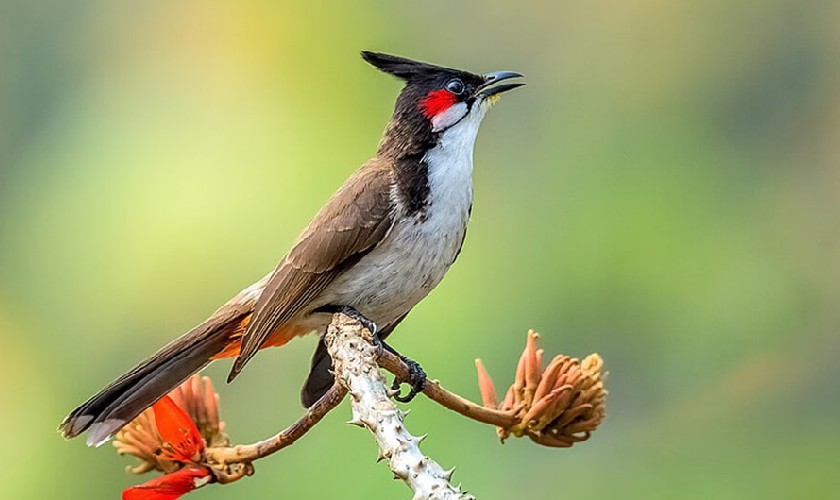
#> input picture Lab2/bird.jpg, 840 x 500 px
$ jupyter execute Lab2_2374802013469_NguyenChiDung.ipynb
#> lines starting #> are read from the running program, lines starting #| are printed output that depends on the picture
Thực hành 2: Ảnh kỹ thuật số & màu

1.Viết chương trình xử lý điểm ảnh

1.1 Biến đổi cường độ ảnh

[cell 1]
from PIL import Image
import math
import scipy
import numpy as np
import imageio.v2 as iio
import matplotlib.pylab as plt

# Open a grayscale image
img = Image.open('bird.jpg').convert('L')
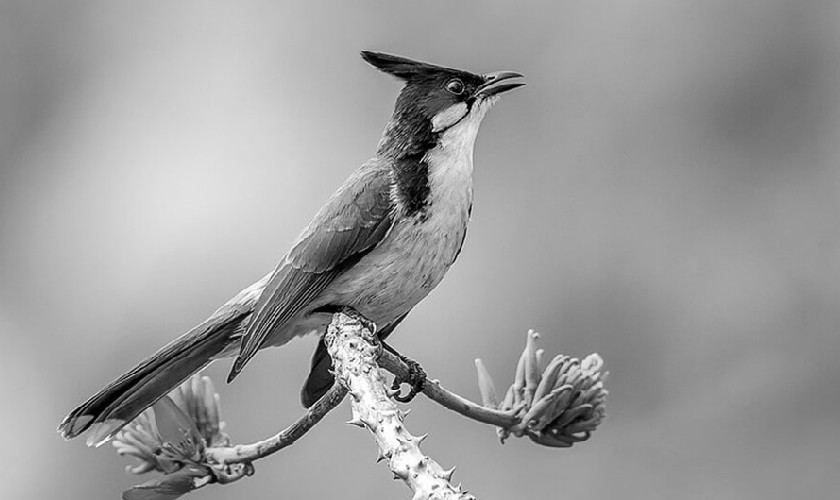
#> img: PIL image 840x500 L; min 0, max 255, mean 156

# Convert image to ndarray
im_1 = np.asarray(img)

# Inversion operation
im_2 = 255 - im_1
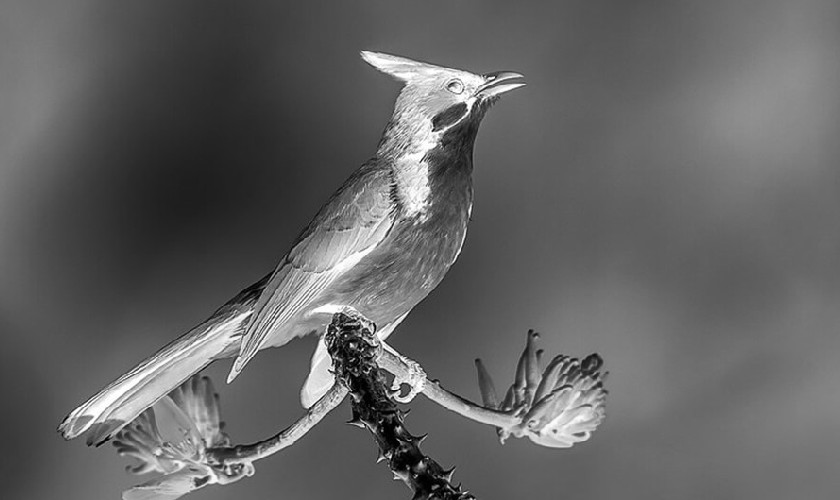
#> im_2: shape (500, 840); min 0, max 255, mean 99

# Convert im_2 from ndarray back to image
print(im_2)
#> (printed output is left out)
new_img = Image.fromarray(im_2)

# Show using PIL
img.show()

# Show using matplotlib
plt.imshow(new_img, cmap='gray')
plt.show()

1.2Thay đổi chất lượng ảnh với Power law

[cell 2]
from PIL import Image
import math
import scipy
import numpy as np
import imageio.v2 as iio
import matplotlib.pylab as plt

# mở ảnh đen trắng
img = Image.open('bird.jpg').convert('L')
# đảo ảnh dạng ‘L’ sang 1 mảng số (matrix)
im_1 = np.asarray(img)
# gamma ban đầu
gamma = 5
# chuyển matrix từ số nguyên sang số thực
b1 = im_1.astype(float)
# tìm giá trị lớn nhất trong b1
b2 = np.max(b1)
#> b2 = 255
# chuẩn hóa b1 (tức là chuyển các giá trị b1 về thuộc khoảng [0,1])
b3 = (b1+1)/b2
# tính tương quan hàm mũ gamma
b4 = np.log(b3) * gamma
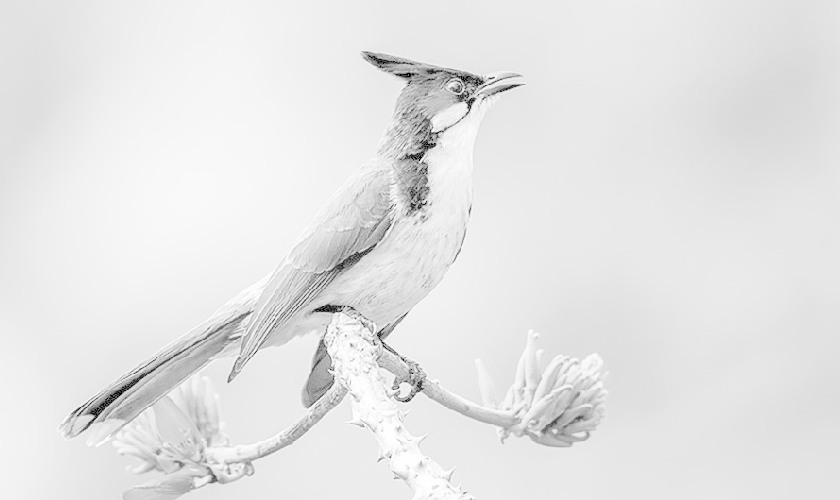
#> b4: shape (500, 840) float64; min -27.71, max 0.0196, mean -2.73; drawn with min black and max white
# tính tương quan gamma và quy về khoảng [0, 255]
c = np.exp(b4)*255.0
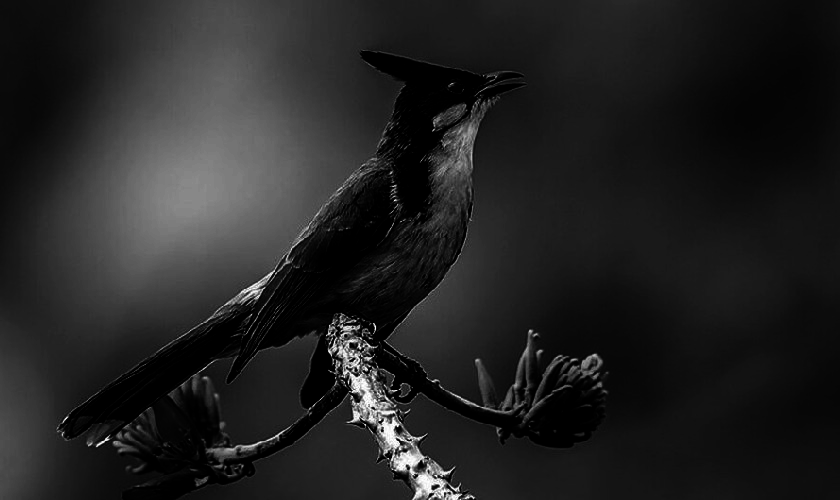
#> c: shape (500, 840) float64; min 2.37e-10, max 260, mean 35.3; drawn with min black and max white
# chuyển c về số nguyên
c1 = c.astype(np.uint8)
d = Image.fromarray(c1)
img.show()
plt.imshow(d, cmap = 'gray')
plt.show()

1.3Thay đổi cường độ điểm ảnh với Log Transformation

[cell 3]
from PIL import Image
import math
import scipy
import numpy as np
import imageio.v2 as iio
import matplotlib.pylab as plt

#open a grayscale image
img = Image.open('bird.jpg').convert('L')

#convert image i into an ndarray
im_1 = np.asarray(img)
gamma = 0.5
#convert ndarray from int to float
b1 = im_1.astype(float)

#find maximum value in b1
b2 = np.max(b1)

#performing the log transformation
c = (128.0 * np.log(1 + b1))/np.log(1 + b2)
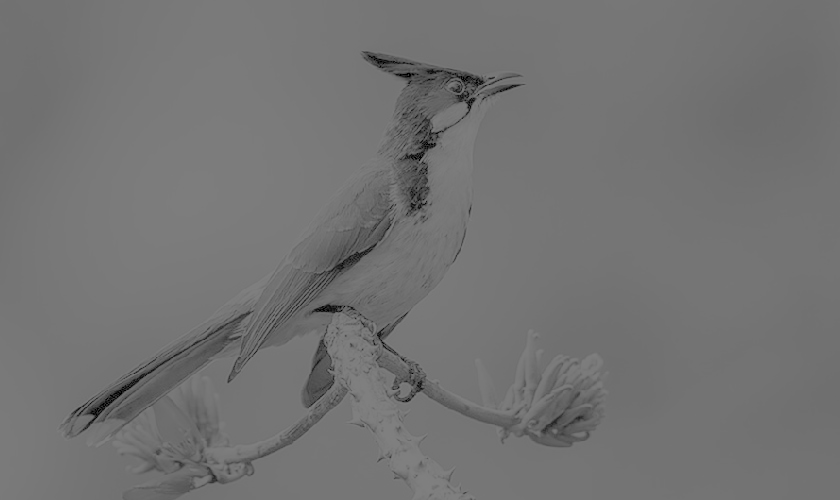
#> c: shape (500, 840) float64; min 0, max 128, mean 115.3

#c1 is converted to type int
c1 = c.astype(np.uint8)

d = Image.fromarray(c1)

img.show()
d.show()
plt.imshow(d, cmap = "gray")
plt.show()

1.4.Histogram equalization

[cell 4]
from PIL import Image
import math
import scipy
import numpy as np
import imageio.v2 as iio
import matplotlib.pylab as plt

#open a grayscale image
img = Image.open('bird.jpg').convert('L')

#convert image i into an ndarray
im1 = np.asarray(img)

#convert 2D ndarray from 1D array
b1 = im1.flatten()

#histogram and bin are computed
hist, bins = np.histogram(im1, 256, [0, 255])
#> hist = 256 values, max 9943 at index 160, min 78 at index 255, mean 1640.6; bins = 257 values from 0 to 255

#cumulative distribution function is computed
cdf = hist.cumsum()
#> cdf = 256 values from 152 to 420000

#places where cdf=0 is masked or ignored and rest is stored in cdf_m
cdf_m = np.ma.masked_equal(cdf, 0)

#histogram equalization is performed
num_cdf_m = (cdf_m - cdf_m.min()) * 255
den_cdf_m = (cdf_m.max() - cdf_m.min())
#> den_cdf_m = 419848
cdf_m = num_cdf_m / den_cdf_m

#the masked places in cdf_m are now 0
cdf = np.ma.filled(cdf_m, 0).astype('uint8')
#> cdf = 256 values from 0 to 255

#cdf values are assigned in the flattened array
im2 = cdf[b1]

#size is 1D so we use reshape command to make it into 2D
im3 = np.reshape(im2, im1.shape)
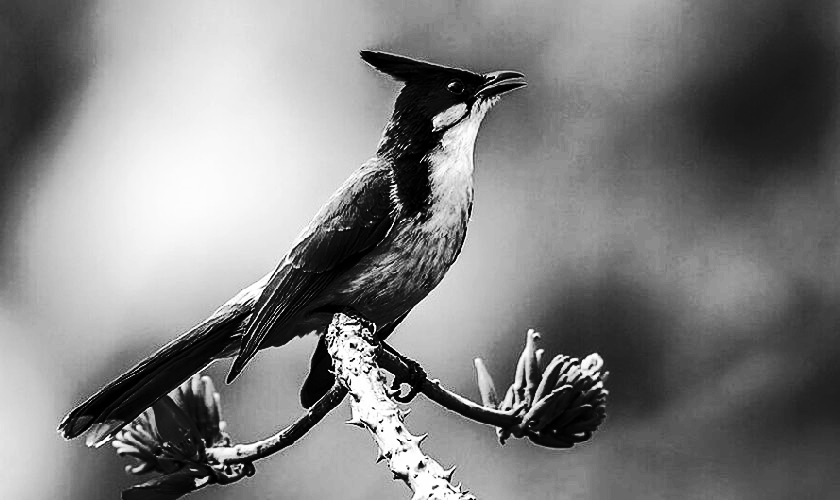
#> im3: shape (500, 840); min 0, max 255, mean 128.2

#converting im3 to an image
im4 = Image.fromarray(im3)

#img.show()
#im4.show()
plt.imshow(im4, cmap = 'gray')
plt.show()

1.5.Thay đổi ảnh Contrast Stretching

[cell 5]
from PIL import Image
import math
import scipy
import numpy as np
import imageio.v2 as iio
import matplotlib.pyplot as plt

# open a grayscale image
img = Image.open('bird.jpg').convert('L')
# convert image into an ndarray
iml = np.asarray(img)

# finding the maximum and minimum pixel values
b = iml.max()
#> b = 255
a = iml.min()
#> a = 0

# converting iml to float
c = iml.astype(float)
# contrast stretching transformation
im2 = 255 * (c - a) / (b - a)

# convert from ndarray to image
im3 = Image.fromarray(im2)
#> im3: PIL image 840x500 F
im3.show()
plt.imshow(im3)
plt.show()

1.6.Biến đổi Fourier

1.6.1.Biến đổi ảnh Fast Fourier

[cell 6]
from PIL import Image
import math
import scipy
import numpy as np
import imageio.v2 as iio
import matplotlib.pyplot as plt

# open a grayscale image
img = Image.open('bird.jpg').convert('L')
# convert image into an ndarray
iml = np.asarray(img)

# performing FFT
c = abs(scipy.fftpack.fft2(iml))
# shifting the Fourier frequency
d = scipy.fftpack.fftshift(c)

# d is converted from ndarray to image
im3 = Image.fromarray(d)
im3.show()
plt.imshow(im3)
plt.show()
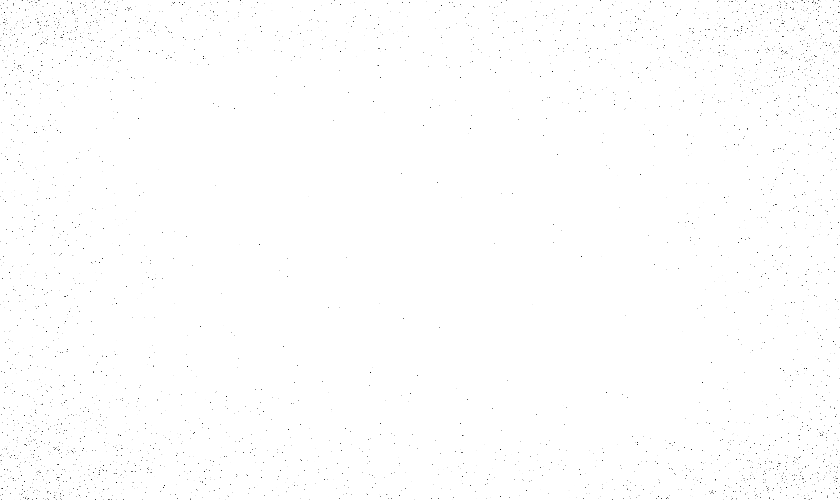
#> shown: shape (500, 840, 4); mean R, G, B, A 254.2, 254.2, 254.2, 255

1.6.2.Lọc ảnh trong miền tần suất

Butterworth Lowpass Filter

[cell 7]
from PIL import Image
import math
import scipy
import numpy as np
import imageio.v2 as iio
import matplotlib.pylab as plt

#open a grayscale image
img = Image.open('bird.jpg').convert('L')

#convert image i into an ndarray
im1 = np.asarray(img)

#performing FFT
c = abs(scipy.fftpack.fft2(im1))

#shifting the Fourier frequency image
d = scipy.fftpack.fftshift(c)

#initializing variables for convolution function
M = d.shape[0]
#> M = 500
N = d.shape[1]
#> N = 840
H = np.ones((M,N))

center1 = M/2
#> center1 = 250
center2 = N/2
#> center2 = 420
d_0 = 30.0  # cut-off radius
t1 = 1     # the order of BLPF (Butterworth Lowpass Filter)
t2 = 2 * t1
#defining the convolution function for BLPF
for i in range(1, M):
    for j in range(1, N):
        r1 = ((i - center1)**2 + (j - center2)**2)
        r = math.sqrt(r1)
        #using cut-off radius to eliminate high frequency
        if r > d_0:
            H[i,j] = 1 / (1 + (r/d_0)**(2*t1))
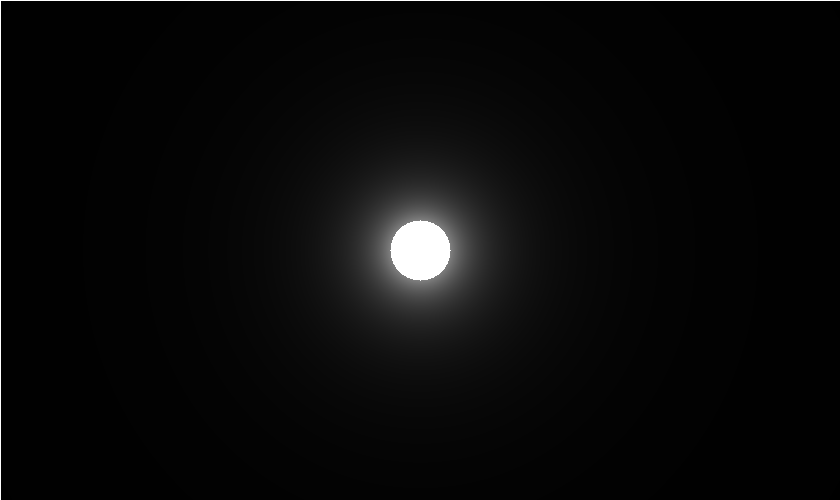
#> H: shape (500, 840) float64; min 0.00377, max 1, mean 0.0382

#H is converted from ndarray to image
H = H.astype(float)
h = Image.fromarray(H)

#performing the convolution
con = d * H

#computing the magnitude of the inverse FFT
e = abs(scipy.fftpack.ifft2(con))
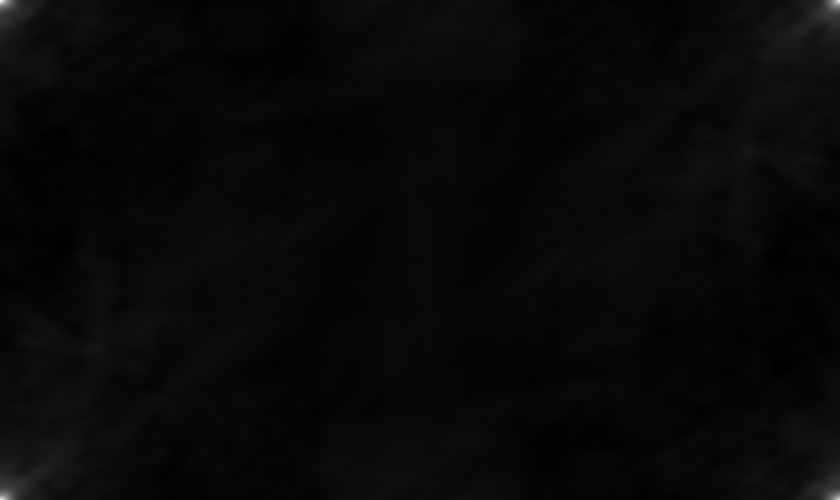
#> e: shape (500, 840) float64; min 101.8, max 1629.3, mean 156; drawn with min black and max white

#e is converted from ndarray to image
e = e.astype(float)
im3 = Image.fromarray(e)

img.show()
im3.show()
plt.imshow(im3)
plt.show()
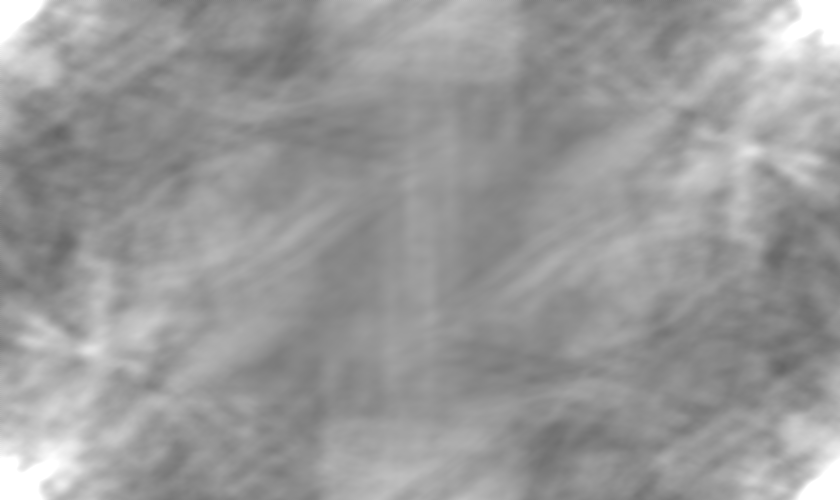
#> shown: shape (500, 840, 4); mean R, G, B, A 154, 154, 154, 255

Butterworth highpass Filter

[cell 8]
from PIL import Image
import math
import scipy
import numpy as np
import imageio.v2 as iio
import matplotlib.pylab as plt

#open a grayscale image
img = Image.open('bird.jpg').convert('L')

#convert image i into an ndarray
im1 = np.asarray(img)

#performing FFT
c = abs(scipy.fftpack.fft2(im1))

#shifting the Fourier frequency image
d = scipy.fftpack.fftshift(c)

#initializing variables for convolution function
M = d.shape[0]
N = d.shape[1]
H = np.ones((M,N))

center1 = M/2
center2 = N/2
d_0 = 30.0  # cut-off radius
t1 = 1     # the order of BLPF (Butterworth Lowpass Filter)
t2 = 2 * t1
#defining the convolution function for BLPF
for i in range(1, M):
    for j in range(1, N):
        r1 = ((i - center1)**2 + (j - center2)**2)
        r = math.sqrt(r1)
        #using cut-off radius to eliminate high frequency
        if r > d_0:
            H[i,j] = 1 / (1 + (r/d_0)**t2)

#H is converted from ndarray to image
H = H.astype(float)
h = Image.fromarray(H)

#performing the convolution
con = d * H

#computing the magnitude of the inverse FFT
e = abs(scipy.fftpack.ifft2(con))

#e is converted from ndarray to image
e = e.astype(float)
im3 = Image.fromarray(e)

img.show()
im3.show()
plt.imshow(im3)
plt.show()

2.Bài tập

1.Viết chương trình tạo menu cho phép người dùng chọn các phương pháp biến đổi ảnh như sau:

[cell 9]
from PIL import Image
import numpy as np
import matplotlib.pyplot as plt
import os

# [53 lines left out: functions img_inv_func, gamma_corr_func, log_transform_func, hist_eq_func, contrast_stretch_func, apply_transformation, not called in this run]

os.makedirs("result", exist_ok=True)

print("I: Image Inverse")
print("G: Gamma Correction")
print("L: Log Transformation")
print("H: Histogram Equalization")
print("C: Contrast Stretching")

choice = input("Nhập(I, G, L, H, C): ").upper()
#> the answer given: 1
